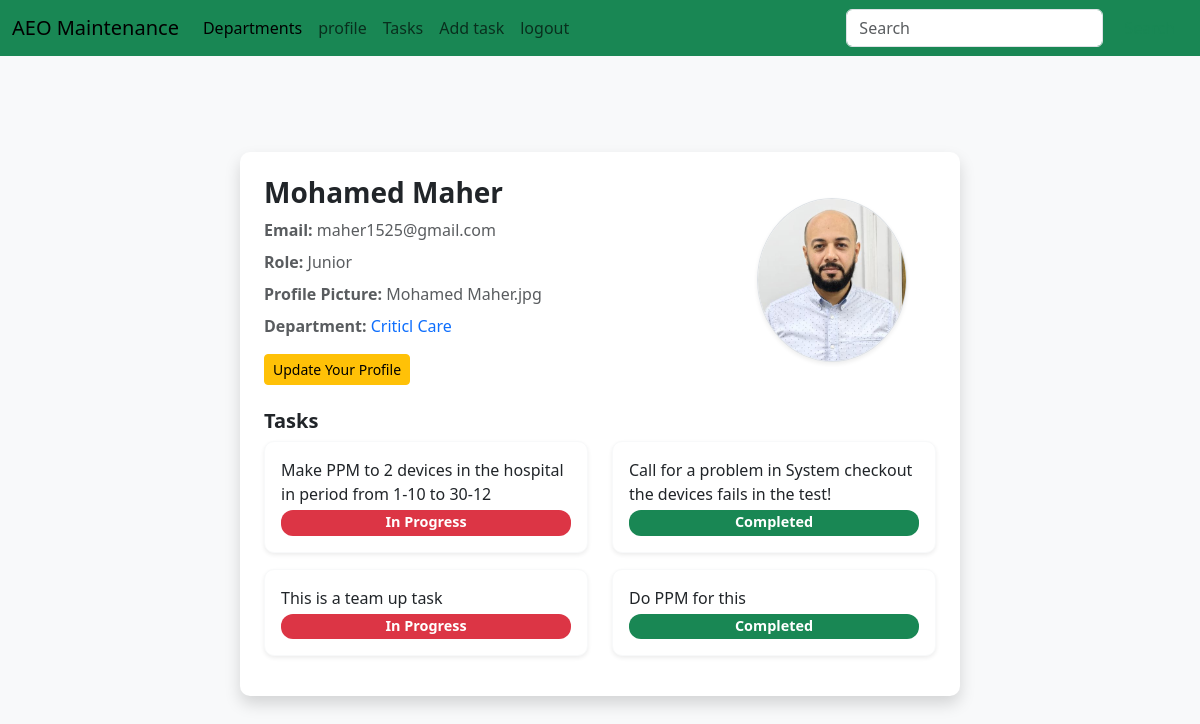
The page /users/2 (signed in) on the database its author committed.
### maintenance_system/models.py (models this page shows, shortened)
class User(db.Model, UserMixin):
	id = db.Column(db.Integer, primary_key=True)
	username = db.Column(db.String(80), unique=True)
	email = db.Column(db.String(120), unique=True)
	password = db.Column(db.String(120))
	rank = db.Column(db.String(120), default="Junior")
	profile_pic = db.Column(db.String(120), default="default.jpg")
	department_id = db.Column(db.Integer, db.ForeignKey('department.id'))
	machines = db.relationship('Machine', backref='user', lazy=True)
	hospitals = db.relationship('Hospital', secondary='user_hospital', backref='users', lazy='dynamic')

class Department(db.Model):
	id = db.Column(db.Integer, primary_key=True)
	name = db.Column(db.String(80), unique=True)
	members = db.relationship('User', backref='department', lazy=True)
	devices = db.relationship('Device', backref='department', lazy=True)

class Task(db.Model):
	id = db.Column(db.Integer, primary_key=True)
	task_type = db.Column(db.String(80))
	status = db.Column(db.Integer, default=int(0)) # 0: not completed, 1: in progress, 2: done
	open_date = db.Column(db.DateTime, nullable=False, default=default_time)
	close_date = db.Column(db.DateTime)
	description = db.Column(db.String(200))
	result = db.Column(db.String(200))
	hospital_id = db.Column(db.Integer, db.ForeignKey('hospital.id'))
	users = db.relationship('User', secondary='user_task', backref='tasks', lazy='dynamic')

### maintenance_system/Main/routes.py (the view)
@main.route('/<path:path>', methods=['GET'])
def catch_all(path):
    return f"Caught route: {path}", 404

### maintenance_system/User/routes.py (called while the page is built)
@login_required
@usersbp.route('/users/<int:id>')
def user(id):
    if not current_user.is_authenticated:
        return redirect(url_for('usersbp.login'))
    user = User.query.get_or_404(id)
    return render_template('user.html', user=user)

### maintenance_system/models.py (called while the page is built)
@login_manager.user_loader
def load_user(user_id):
	return User.query.get(int(user_id))

### maintenance_system/Templates/user.html
{% extends "layout.html" %}
{% block content %}
<div class="container my-5">
	<div class="row justify-content-center">
		<div class="col-md-10 col-lg-8">
			<div class="card p-4 shadow border-0">
				<div class="row align-items-center">
					<div class="col-md-8 col-12">
						<a class="text-decoration-none text-dark" href="{{ url_for('usersbp.user', id=user.id) }}">
							<h3 class="fw-bold">{{ user.username }}</h3>
						</a>
						<p class="text-muted mb-2">
							<strong>Email:</strong> {{ user.email }}
						</p>
						<p class="text-muted mb-2">
							<strong>Role:</strong> {{ user.rank }}
						</p>
						<p class="text-muted mb-2">
							<strong>Profile Picture:</strong> {{ user.profile_pic }}
						</p>
						<p class="text-muted mb-2">
							<strong>Department:</strong>
							{% if user.department %}
							<a class="text-decoration-none text-primary"
								href="{{ url_for('devicesbp.devices', department_id=user.department_id) }}">
								{{ user.department.name }}
							</a>
							{% else %}
							<span class="text-danger">No Department</span>
							{% endif %}
						</p>
						<div class="mt-3">
							<a href="{{ url_for('usersbp.update_user', id=user.id) }}" class="btn btn-warning btn-sm">
								Update Your Profile
							</a>
						</div>
					</div>
					<div class="col-md-4 col-12 text-center">
						<img src="{{ url_for('static', filename='images/' + user.profile_pic) }}" alt="User Photo"
							class="rounded-circle img-fluid border shadow-sm" style="max-width: 150px;">
					</div>
					{% if user.tasks %}
					<div class="mt-4">
						<h5 class="fw-bold">Tasks</h5>
						<div class="row">
							{% for task in user.tasks %}
							<div class="col-md-6 mb-3">
								<div class="card p-3 border-light shadow-sm">
									<p class="mb-1">{{ task.description }}</p>
									<span
										class="badge {% if task.status == 0 %} bg-danger {% else %} bg-success {% endif %}">
										{% if task.status == 0 %} In Progress {% else %} Completed {% endif %}
									</span>
								</div>
							</div>
							{% endfor %}
						</div>
					</div>
					{% endif %}
				</div>
			</div>
		</div>
	</div>
</div>
{% endblock %}

### maintenance_system/static/css/style.css (style rules this page uses)
body { background-color: #f8f9fa; }
.card { border-radius: 10px; }
.badge { font-size: 0.9rem; padding: 0.4em 0.7em; border-radius: 12px; }

### rows shown on the page
User: username "Mohamed Maher", email "maher1525@gmail.com", rank "Junior", profile_pic "Mohamed Maher.jpg", profile_pic (picture)
Department: department.name "Criticl Care"
Task: description "Make PPM to 2 devices in the hospital in period from 1-10 to 30-12", status "In Progress"
Task: description "Call for a problem in System checkout the devices fails in the test!", status "Completed"
Task: description "This is a team up task", status "In Progress"
Task: description "Do PPM for this", status "Completed"
